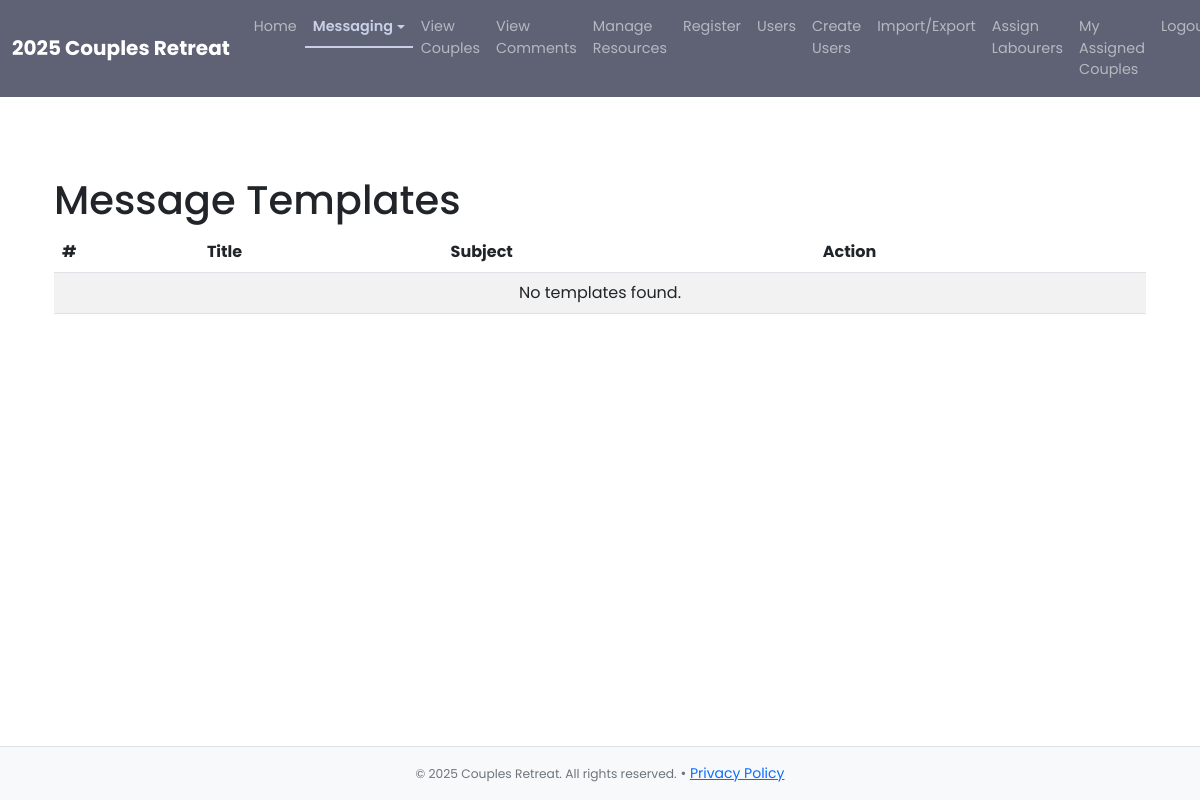
Before: /messaging_engine/view_templates (signed in) with the older database file.
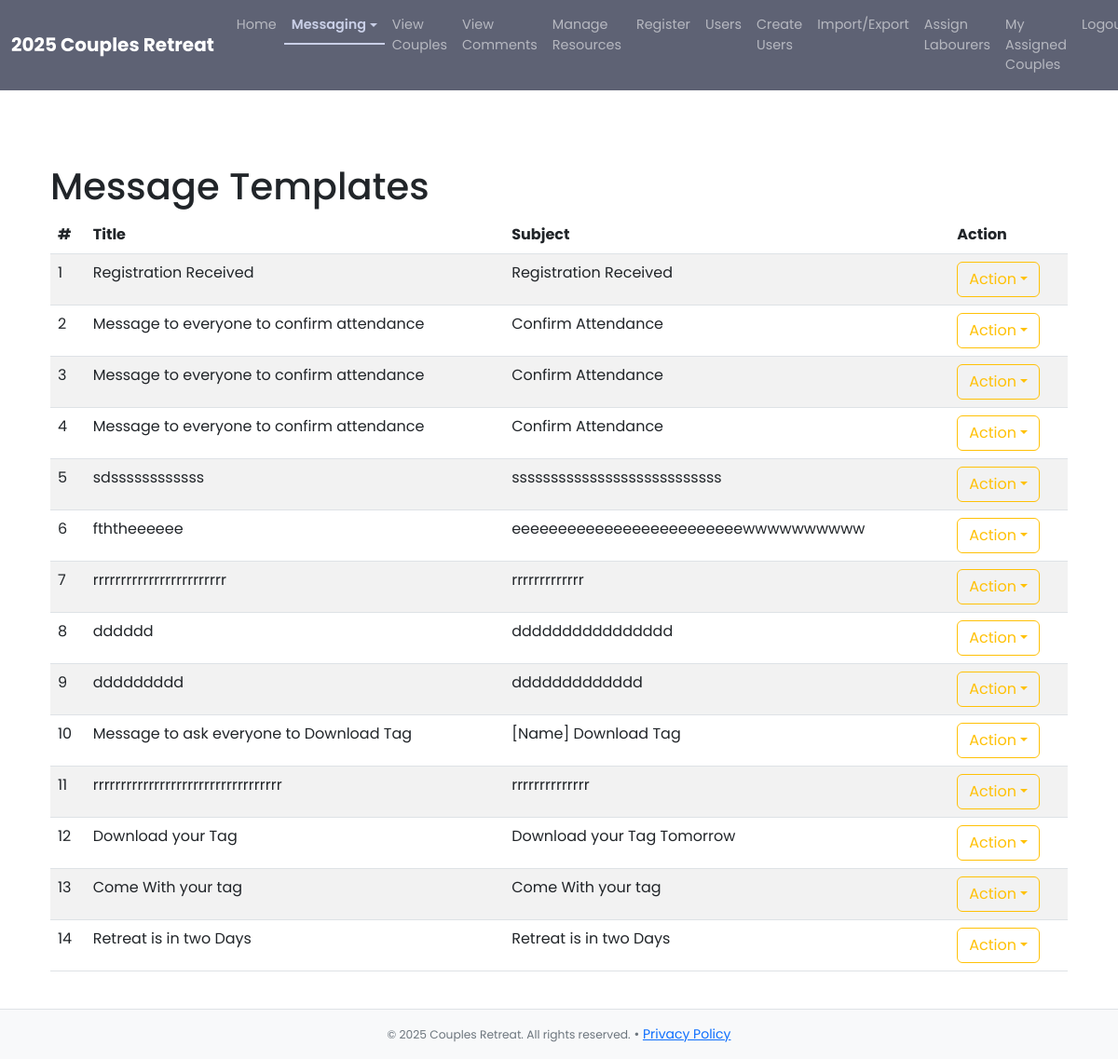
After: the same page with the newer database file.
### messaging_engine/models.py (models this page shows, shortened)
class MessageTemplate(models.Model):
    id = models.AutoField(primary_key=True)
    title = models.CharField(max_length=225)
    subject = models.CharField(max_length=225)
    content_sms = models.TextField(blank=True, null=True)
    content_email_whatsapp = models.TextField(blank=True, null=True)
    created_at = models.DateTimeField(auto_now_add=True)
    updated_at = models.DateTimeField(auto_now=True)

### messaging_engine/views.py (the view)
# urls.py: path('view_templates', views.view_templates, name="view_templates"),
@superuser_required
def view_templates(request):
    templates = MessageTemplate.objects.all()
    return render(request, 'view_templates.html', {'templates': templates})

### messaging_engine/views.py (called while the page is built)
def superuser_required(view_func):
    @wraps(view_func)
    def _wrapped_view(request, *args, **kwargs):
        if not request.user.is_authenticated or not request.user.is_superuser:
            messages.warning(request, "You do not have permission to access this page.")
            return redirect('admin_login')
        return view_func(request, *args, **kwargs)
    return _wrapped_view

### messaging_engine/templates/view_templates.html (shortened to what this page needs)
{% extends 'base.html' %}
{% block content %}
<div class="container mt-4">
<br><br><br>
    <h1>Message Templates</h1>
    <table class="table table-striped">
        <thead>
            <tr>
                <th scope="col">#</th>
                <th scope="col">Title</th>
                <th scope="col">Subject</th>
                <th scope="col">Action</th>
            </tr>
        </thead>
        <tbody>
            {% for template in templates %}
            <tr>
                <td>{{ forloop.counter }}</td>
                <td>{{ template.title }}</td>
                <td>{{ template.subject }}</td>
                <td>
                    <div class="dropdown">
                        <a class="btn btn-outline-warning dropdown-toggle"
                           href="#" role="button" data-bs-toggle="dropdown" aria-expanded="false">Action</a>
                    </div>
                </td>
            </tr>
            {% empty %}
            <tr>
                <td colspan="4" class="text-center">No templates found.</td>
            </tr>
            {% endfor %}
        </tbody>
    </table>
</div>
{% endblock %}

### website/templates/base.html (shortened to what this page needs)
{% load static %}
<!doctype html>
<html lang="en" class="h-100">
  <head>
    <link href="https://cdn.jsdelivr.net/npm/bootstrap@5.2.0/dist/css/bootstrap.min.css" rel="stylesheet"
>
  </head>
  <body class="d-flex flex-column min-vh-100">
<nav class="navbar navbar-expand-lg navbar-dark fixed-top" style="background-color: #5e6274;">
  <div class="container-fluid">
    <a class="navbar-brand" href="{% url 'home' %}"><strong>2025 Couples Retreat</strong></a>
    <div class="collapse navbar-collapse" id="navbarNav">
      <ul class="navbar-nav ms-auto">
      {% if user.is_authenticated %}
        <li class="nav-item">
          <a class="nav-link {% if request.resolver_match.url_name == 'home' %}active{% endif %}" href="{% url 'home' %}">Home</a>
        </li>
        {% if user.is_superuser %}
          <li class="nav-item dropdown">
            <a class="nav-link dropdown-toggle {% if request.resolver_match.url_name in 'send_message view_templates message_template_create' %}active{% endif %}" href="#" id="navbarDropdown" role="button" data-bs-toggle="dropdown" aria-expanded="false">Messaging</a>
          </li>
          <li class="nav-item">
            <a class="nav-link {% if request.resolver_match.url_name == 'view-registered' %}active{% endif %}" href="{% url 'view-registered' %}">View Couples</a>
          </li>
          <li class="nav-item">
            <a class="nav-link {% if request.resolver_match.url_name == 'view_comments' %}active{% endif %}" href="{% url 'view_comments' %}">View Comments</a>
          </li>
          <li class="nav-item">
            <a class="nav-link {% if request.resolver_match.url_name == 'manage_resources' %}active{% endif %}" href="{% url 'manage_resources' %}">Manage Resources</a>
          </li>
          <li class="nav-item">
            <a class="nav-link {% if request.resolver_match.url_name == 'register' %}active{% endif %}" href="{% url 'register' %}">Register</a>
          </li>
          <li class="nav-item">
            <a class="nav-link {% if request.resolver_match.url_name == 'user_list' %}active{% endif %}" href="{% url 'user_list' %}">Users</a>
          </li>
          <li class="nav-item">
            <a class="nav-link {% if request.resolver_match.url_name == 'create_user' %}active{% endif %}" href="{% url 'create_user' %}">Create Users</a>
          </li>
          <li class="nav-item">
            <a class="nav-link {% if request.resolver_match.url_name == 'upload_registered_excel' %}active{% endif %}" href="{% url 'upload_registered_excel' %}">Import/Export</a>
          </li>
            <li class="nav-item">
            <a class="nav-link {% if request.resolver_match.url_name == 'assign_labourers' %}active{% endif %}" href="{% url 'assign_labourers' %}">Assign Labourers</a>
          </li>
        {% endif %}
        {% if user.is_staff %}
          <li class="nav-item">
            <a class="nav-link {% if request.resolver_match.url_name == 'labourer_dashboard' %}active{% endif %}" href="{% url 'labourer_dashboard' %}">My Assigned Couples</a>
          </li>
            {% endif %}
        <li class="nav-item">
          <a class="nav-link" href="{% url 'admin_logout' %}">Logout</a>
        </li>
      {% endif %}
    </ul>
    </div>
  </div>
</nav>
    <div class="wrapper">
      <main class="content container py-4">
        {% block content %}
        {% endblock %}
      </main>
      <footer class="bg-light py-3 text-center mt-auto">
        <small>&copy; 2025 Couples Retreat. All rights reserved.</small>
          • <a href="{% url 'privacy_policy' %}">Privacy Policy</a>
      </footer>
    </div>
  </body>
</html>

### website/templates/base.html (style rules this page uses)
html, body { height: 100%; margin: 0; font-family: 'Poppins', sans-serif; }
body { display: flex; flex-direction: column; padding-top: 56px; }
.wrapper { flex: 1; display: flex; flex-direction: column; }
.content { flex: 1; }
footer { background-color: #f8f9fa; padding: 15px 0; text-align: center; border-top: 1px solid #dee2e6; font-size: 14px; color: #6c757d; }
.navbar-nav .nav-link.active { font-weight: 600; color: #c9cfe7 !important; border-bottom: 2px solid #c9cfe7; }
.navbar-nav .nav-link { font-size: 0.9rem; padding-left: 0.6rem; padding-right: 0.6rem; display: flex; align-items: center; }

Changed rows visible on the page:
added MessageTemplate: title "Registration Received", subject "Registration Received"
added MessageTemplate: title "Message to everyone to confirm attendance", subject "Confirm Attendance"
added MessageTemplate: title "Message to everyone to confirm attendance", subject "Confirm Attendance"
added MessageTemplate: title "Message to everyone to confirm attendance", subject "Confirm Attendance"
added MessageTemplate: title "sdssssssssssss", subject "sssssssssssssssssssssssssss"
added MessageTemplate: title "fththeeeeee", subject "eeeeeeeeeeeeeeeeeeeeeeeeewwwwwwwwww"
added MessageTemplate: title "rrrrrrrrrrrrrrrrrrrrrrrr", subject "rrrrrrrrrrrrr"
added MessageTemplate: title "dddddd", subject "dddddddddddddddd"
added MessageTemplate: title "ddddddddd", subject "ddddddddddddd"
added MessageTemplate: title "Message to ask everyone to Download Tag", subject "[Name] Download Tag"
added MessageTemplate: title "rrrrrrrrrrrrrrrrrrrrrrrrrrrrrrrrrr", subject "rrrrrrrrrrrrrr"
added MessageTemplate: title "Download your Tag", subject "Download your Tag Tomorrow"
added MessageTemplate: title "Come With your tag", subject "Come With your tag"
added MessageTemplate: title "Retreat is in two Days", subject "Retreat is in two Days"
Other visible differences:
text no longer shown: "No templates found."
